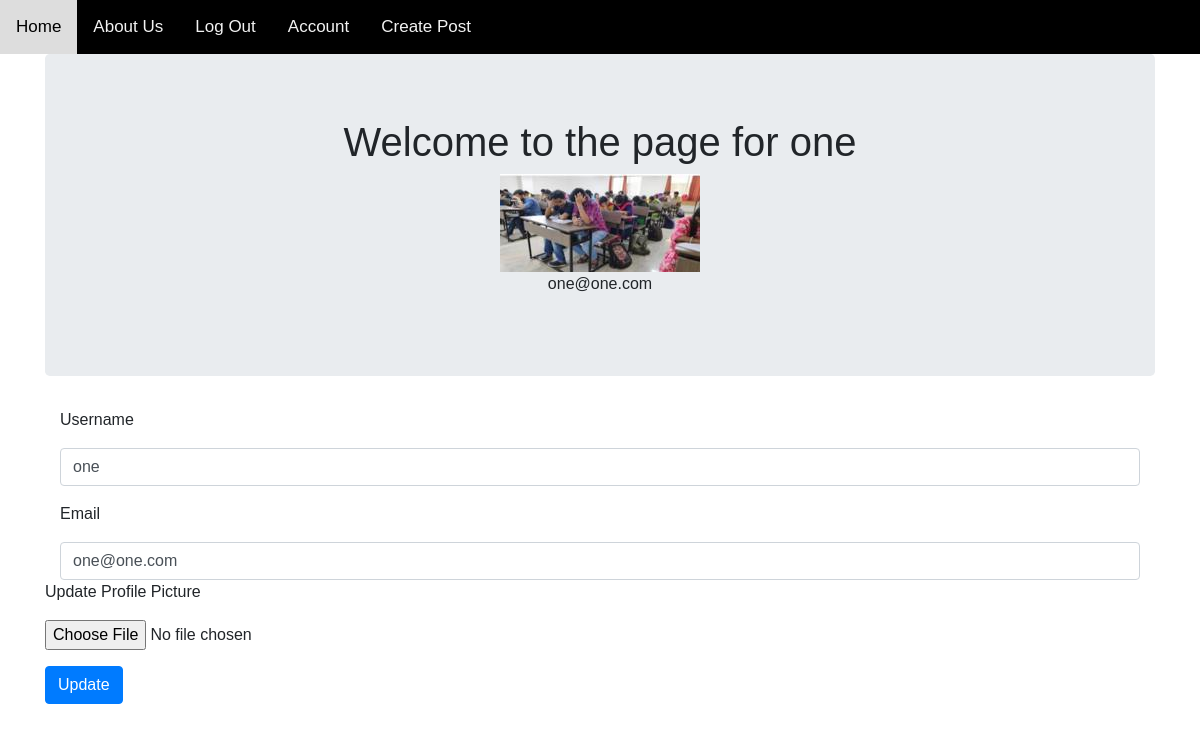
/account (signed in), run on the app's committed database.
### puppycompanyblog/models.py (models this page shows, shortened)
class User(db.Model, UserMixin):
    __tablename__ = 'users'
    id = db.Column(db.Integer, primary_key = True)
    profile_image = db.Column(db.String(20), nullable=False, default='default_profile.png')
    email = db.Column(db.String(64), unique=True, index=True)
    username = db.Column(db.String(64), unique=True, index=True)
    password_hash = db.Column(db.String(128))
    posts = db.relationship('BlogPost', backref='author', lazy=True)

### puppycompanyblog/users/views.py (the view)
@users.route("/account", methods=['GET', 'POST'])
@login_required
def account():
    form = UpdateUserForm()
    if form.validate_on_submit():
        print(form)
        if form.picture.data:
            username = current_user.username
            pic = add_profile_pic(form.picture.data,username)
            current_user.profile_image = pic
        current_user.username = form.username.data
        current_user.email = form.email.data
        db.session.commit()
        flash('User Account Updated')
        return redirect(url_for('users.account'))
    elif request.method == 'GET':
        form.username.data = current_user.username
        form.email.data = current_user.email
    profile_image = url_for('static', filename='profile_pics/' + current_user.profile_image)
    return render_template('account.html', profile_image=profile_image, form=form)

### puppycompanyblog/users/forms.py (shortened to what this page needs)
class UpdateUserForm(FlaskForm):
    email = StringField('Email', validators=[DataRequired(),Email()])
    username = StringField('Username', validators=[DataRequired()])
    picture = FileField('Update Profile Picture', validators=[FileAllowed(['jpg', 'png'])])
    submit = SubmitField('Update')

### puppycompanyblog/models.py (called while the page is built)
@login_manager.user_loader
def load_user(user_id):
    return User.query.get(user_id)

### puppycompanyblog/templates/account.html (shortened to what this page needs)
{% extends "base.html" %}
{% block content %}
<div class="jumbotron">
  <div align='center'>
    <h1 >Welcome to the page for {{current_user.username}}</h1>
    <img align='center' src="{{ url_for('static', filename='profile_pics/' + current_user.profile_image) }}">
    <p>{{ current_user.email }}</p>
  </div>
</div>
<div class="container">
  <form  method="POST" action = "" enctype="multipart/form-data">
    <div class="form-group">
      {{ form.username.label(class="form-group") }}
      {{form.username(class='form-control')  }}
    </div
    <div class="form-group">
      {{ form.email.label(class="form-group") }}
      {{form.email(class='form-control')  }}
    </div>
    <div class="form-group">
      {{ form.picture.label(class="form-group") }}
      {{ form.picture(class="form-control-file") }}
    </div>
    <div class="form-group">
        {{ form.submit(class="btn btn-primary") }}
    </div>
</div>
{% endblock content %}

### puppycompanyblog/templates/base.html (style rules this page uses)
body { margin: 0; font-family: Arial, Helvetica, sans-serif; }

### data on the page
User: username "one", profile_image (picture), email "one@one.com"
